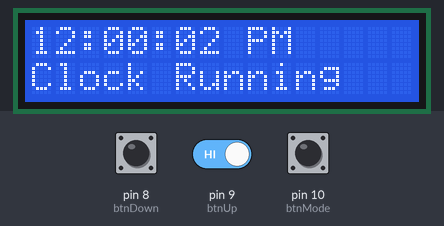
Bench run of a sketch on a simulated Arduino Uno, built with avr-gcc and run on an emulated ATmega328P. Shown: 16×2 character LCD. The test bench sets the inputs (shaded band); at power-on: pin 10 (btnMode) HIGH, pin 8 (btnDown) HIGH, pin 9 (btnUp) HIGH. What the sketch prints to the serial monitor is not drawn.

Above: at 2.2 s.
2.3 s: pin 10 (btnMode) pulled LOW for 0.15 s
At 2.7 s:
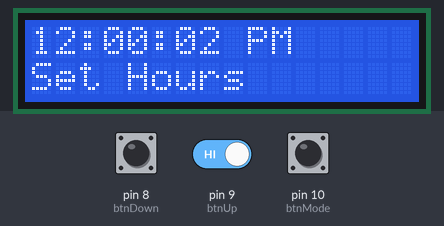
3.9 s: pin 8 (btnDown) pulled LOW for 1 s
At 5.2 s:
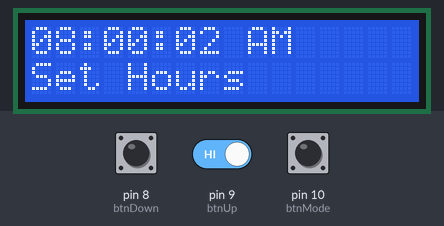
6.4 s: pin 10 (btnMode) pulled LOW for 1 s
At 7.9 s:
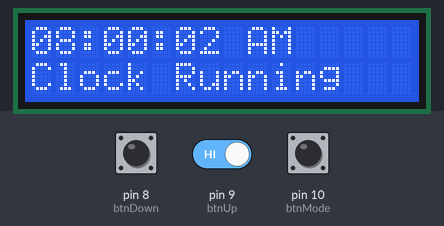
10.6 s: pin 9 (btnUp) driven LOW and pin 10 (btnMode) driven LOW
At 11.03 s:
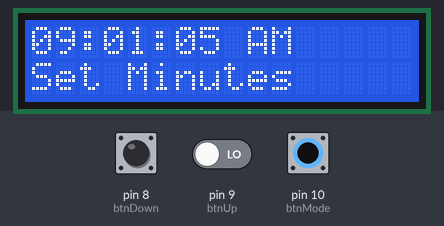
13.6 s: pin 9 (btnUp) driven HIGH
At 14.18 s:
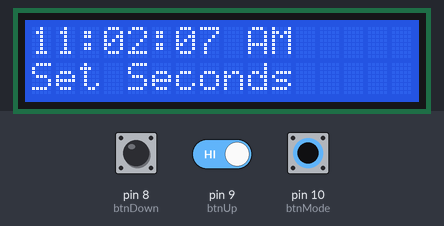
Timing chart, 0 to 16.2 s (numbered marks = the images above; inputs shaded):
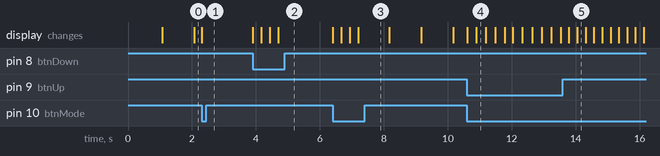

Measured:
- after the input at 2.3 s, the display: changes at once (image 1)
- after the input at 3.9 s, the display: first changes at once (image 2 shows a later state)
- after the input at 6.4 s, the display: first changes at once (image 3 shows a later state)
- after the input at 10.6 s, the display: first changes at once (image 4 shows a later state)

The sketch:

digital_clock1.ino
```cpp
#include <LiquidCrystal.h>

// --- 1. PIN SETUP ---
// Matches your exact Tinkercad wiring
LiquidCrystal lcd(12, 11, 5, 4, 3, 2);

// Define button pins
const int btnMode = 10;
const int btnUp = 9;
const int btnDown = 8;

// --- 2. TIME VARIABLES ---
int hours = 12;
int minutes = 0;
int seconds = 0;
bool is24Hour = false; // Start in 12-hour mode
bool isPM = false;

// --- 3. MENU STATE ---
// 0 = Normal Clock
// 1 = Set Hours
// 2 = Set Minutes
// 3 = Set Seconds
// 4 = Toggle 12/24 Hour Format
int menuMode = 0;

// Timer variables for non-blocking timekeeping
unsigned long previousMillis = 0;
const long interval = 1000; // 1000 milliseconds = 1 second

// Button debounce variable
unsigned long lastButtonPress = 0;

void setup() {
  // Initialize Serial Monitor for debugging
  Serial.begin(9600);

  lcd.begin(16, 2);

  // Set up buttons. INPUT_PULLUP means we connect buttons to GND.
  pinMode(btnMode, INPUT_PULLUP);
  pinMode(btnUp, INPUT_PULLUP);
  pinMode(btnDown, INPUT_PULLUP);

  lcd.print("Clock Starting...");
  delay(1000);
  lcd.clear();
}

void loop() {
  handleButtons();
  updateTime();
  drawDisplay();
}

// --- BUTTON HANDLING ---
void handleButtons() {
  // Read the raw states of the buttons (LOW means pressed because of INPUT_PULLUP)
  bool modePressed = (digitalRead(btnMode) == LOW);
  bool upPressed = (digitalRead(btnUp) == LOW);
  bool downPressed = (digitalRead(btnDown) == LOW);

  // --- DEBUGGING PRINTS ---
  // If you open the Serial Monitor in Tinkercad, you will see these messages
  // when you press a button. If you don't see them, your wiring is wrong!
  if (modePressed) Serial.println("MODE button is pressed!");
  if (upPressed) Serial.println("UP button is pressed!");
  if (downPressed) Serial.println("DOWN button is pressed!");

  // Debounce: Only check buttons every 250ms to prevent double-presses
  if (millis() - lastButtonPress < 250) return;

  // MODE BUTTON
  if (modePressed) {
    menuMode++;
    if (menuMode > 4) menuMode = 0; // Wrap back to normal clock
    lastButtonPress = millis();
  }

  // UP BUTTON
  if (upPressed) {
    if (menuMode == 1) { // Set Hours
      hours++;
      if (hours > 23) hours = 0;
    }
    else if (menuMode == 2) { // Set Minutes
      minutes++;
      if (minutes > 59) minutes = 0;
    }
    else if (menuMode == 3) { // Set Seconds
      seconds++;
      if (seconds > 59) seconds = 0;
    }
    else if (menuMode == 4) { // Toggle 12/24 Hour
      is24Hour = !is24Hour;
    }
    lastButtonPress = millis();
  }

  // DOWN BUTTON
  if (downPressed) {
    if (menuMode == 1) { // Set Hours
      hours--;
      if (hours < 0) hours = 23;
    }
    else if (menuMode == 2) { // Set Minutes
      minutes--;
      if (minutes < 0) minutes = 59;
    }
    else if (menuMode == 3) { // Set Seconds
      seconds--;
      if (seconds < 0) seconds = 59;
    }
    else if (menuMode == 4) { // Toggle 12/24 Hour
      is24Hour = !is24Hour;
    }
    lastButtonPress = millis();
  }
}

// --- TIME KEEPING ---
void updateTime() {
  // Only tick the clock forward if we are in Normal Mode (0)
  if (menuMode == 0) {
    unsigned long currentMillis = millis();

    // Check if 1 second has passed
    if (currentMillis - previousMillis >= interval) {
      previousMillis = currentMillis;
      seconds++;

      if (seconds > 59) {
        seconds = 0;
        minutes++;
        if (minutes > 59) {
          minutes = 0;
          hours++;
          if (hours > 23) {
            hours = 0;
          }
        }
      }
    }
  } else {
    // If we are setting the time, keep resetting the timer
    // so it doesn't tick while you are trying to change it
    previousMillis = millis();
  }
}

// --- DISPLAY UPDATE ---
void drawDisplay() {
  lcd.setCursor(0, 0); // Top Left corner

  // 1. Determine what hour to display (12h vs 24h)
  int displayHour = hours;
  if (!is24Hour) {
    if (hours == 0) {
      displayHour = 12;
      isPM = false;
    } else if (hours > 12) {
      displayHour = hours - 12;
      isPM = true;
    } else if (hours == 12) {
      displayHour = 12;
      isPM = true;
    } else {
      isPM = false;
    }
  }

  // 2. Print Hours
  if (displayHour < 10) lcd.print("0");
  lcd.print(displayHour);
  lcd.print(":");

  // 3. Print Minutes
  if (minutes < 10) lcd.print("0");
  lcd.print(minutes);
  lcd.print(":");

  // 4. Print Seconds
  if (seconds < 10) lcd.print("0");
  lcd.print(seconds);
  lcd.print(" ");

  // 5. Print AM/PM (only if in 12-hour mode)
  if (!is24Hour) {
    if (isPM) lcd.print("PM");
    else lcd.print("AM");
  } else {
    lcd.print("  "); // Blank space for 24h mode
  }

  // 6. Print Menu Status on the bottom row
  lcd.setCursor(0, 1);
  if (menuMode == 0) {
    lcd.print("Clock Running   ");
  } else if (menuMode == 1) {
    lcd.print("Set Hours       ");
  } else if (menuMode == 2) {
    lcd.print("Set Minutes     ");
  } else if (menuMode == 3) {
    lcd.print("Set Seconds     ");
  } else if (menuMode == 4) {
    lcd.print("Format: ");
    if (is24Hour) lcd.print("24-Hour ");
    else lcd.print("12-Hour ");
  }
}
```
